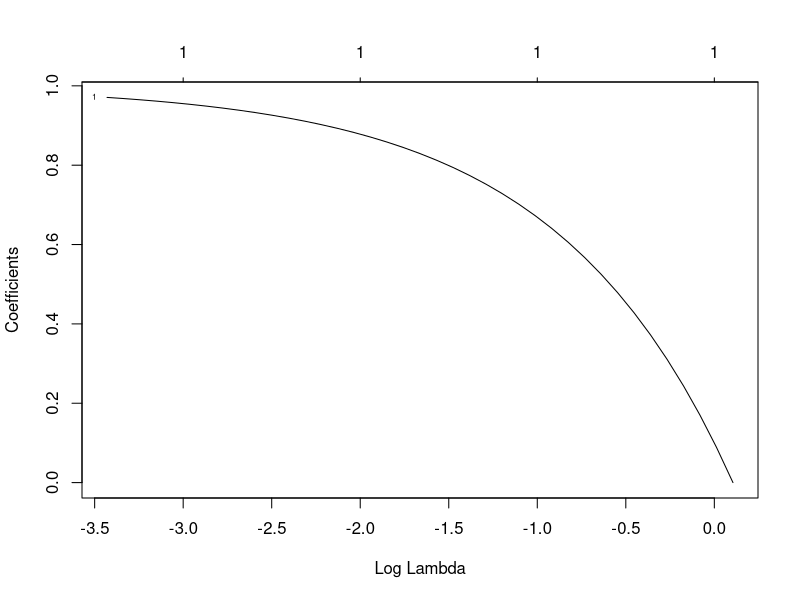
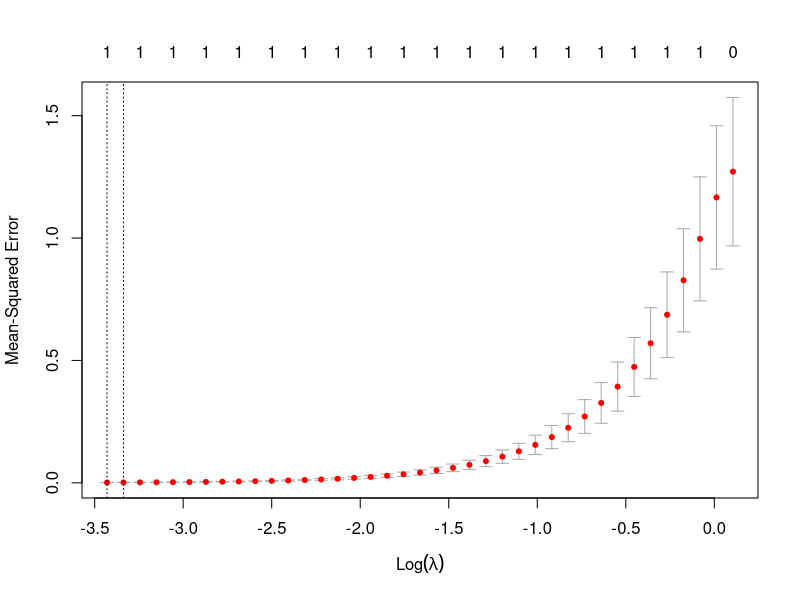
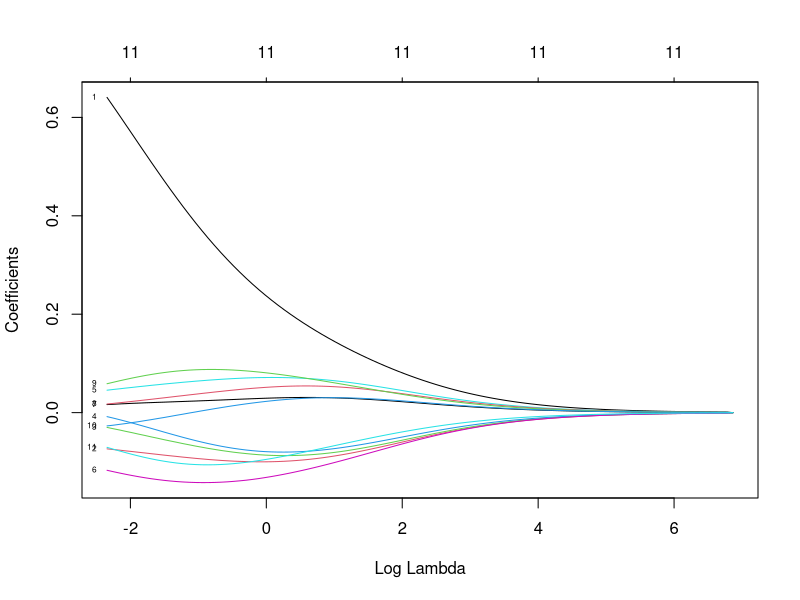
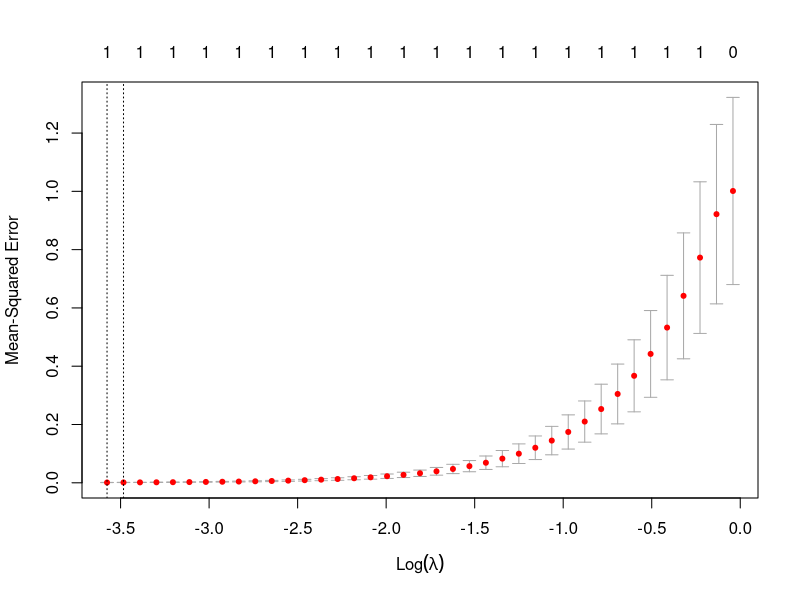

Source code (R) for these figures, in order:
## ---- chunk 1
setwd("~/OneDrive - University of New Haven/Fall 2022/BANL 6320-Supervised Machine Learning/Module 3")
mtdata <- mtcars
#Standardize data
data.std<- scale(mtdata)
#partition data into training and test(validation) subsets
set.seed(1905)
split <- sample(nrow(data.std),nrow(data.std)*0.75) #75-25 split is used.
mtdata.train <- as.data.frame(data.std[split,])
mtdata.test <- as.data.frame(data.std[-split,])
dim(mtdata.train)

## ---- chunk 2
dim(mtdata.train)
## ---- chunk 3
#training the model
lr.model <- lm(mpg~ ., data = mtdata.train)
summary(lr.model)
## ---- chunk 4
pred.lm.mpg <- predict(lr.model,mtdata.test)
pred.lm.mpg <- data.frame(pred.lm.mpg)
str(mtdata.test)
## ---- chunk 5
mtdata.test
## ---- chunk 6
#ModelPerformance
lm.error <- as.matrix(pred.lm.mpg- mtdata.test[,1])
lm.sq.error <- lm.error^2
meansqerror <- mean(lm.sq.error)
meanabserror <- mean(abs(lm.error))
rsquare <- cor(pred.lm.mpg , mtdata.test[,1])^2
meanabspererror <- mean (abs(lm.error/mtdata.test[,1]))

linmod.per <- data.frame(rsquare,meanabserror,meanabspererror)
linmod.per <-round(linmod.per,digits = 3)
colnames(linmod.per) <- c("Rsquare", "MAE", "MAPE")
rownames(linmod.per) <- "Results"
linmod.per
## ---- chunk 7
#Split data into train and test datasets
set.seed(2905)
split2 <- sample(nrow(data.std),nrow(data.std)*0.75)
x.lassotrain<- as.matrix(data.std)[split2,]
x.lassotest<- as.matrix(data.std)[-split2,]
y.lassotrain<- data.std[split2, "mpg"]
y.lassotest<- data.std[-split2, "mpg"]
nrow(data.std)
## ---- chunk 8
#Initial Lasso model with alpha=1
library(glmnet)
lasso.mpg<- glmnet(x=x.lassotrain, y=y.lassotrain, family = "gaussian", alpha = 1)
plot(lasso.mpg, xvar = "lambda", label=TRUE)
## ---- chunk 9
#Cross Validation in LASSO (Training the Lasso model for best lambda)
cv.lasso <- cv.glmnet(x=x.lassotrain, y=y.lassotrain, family = "gaussian", nfolds = 10)
## ---- chunk 10
cvplot<-plot(cv.lasso)
## ---- chunk 11
best.lambda.lasso <- cv.lasso$lambda.min
#test the Lasso model
#best.lasso.model <- glmnet(newx = x.test, y.test, alpha = 0, lambda = best.lambda)
#coef(best.lasso.model)
#predictions
pred.lasso.mpg <- predict(lasso.mpg, newx = x.lassotest, s=best.lambda.lasso)
pred.lasso.mpg <- data.frame(as.numeric(pred.lasso.mpg))
pred.lasso.mpg
## ---- chunk 12
str(pred.lasso.mpg)
## ---- chunk 13
#ModelPerformance lasso
lasso.error <- as.matrix(pred.lasso.mpg- y.lassotest)
lasso.sq.error <- lasso.error^2
MeanSqError <- mean(lasso.sq.error)
MeanAbsError <- mean(abs(lasso.error))
Rsquare <- cor(pred.lasso.mpg , y.lassotest)^2
MeanAbsPerError <- mean (abs(lasso.error/y.lassotest))

lasso.per <- data.frame(Rsq=Rsquare,MAE=MeanAbsError,MAPE= MeanAbsPerError, BestLambda=best.lambda.lasso)
colnames(lasso.per) <- c("Rsquare", "MAE", "MAPE", "Best L")
rownames(lasso.per) <- "Results"
lasso.per <-round(lasso.per,digits = 4)
lasso.per

## ---- chunk 14
#Split data into train and test datasets
set.seed(3905)
split3 <- sample(nrow(data.std),nrow(data.std)*0.7)
x.ridgetrain<- as.matrix(data.std)[split3,]
x.ridgetest<- as.matrix(data.std)[-split3,]
y.ridgetrain<- data.std[split3, "mpg"]
y.ridgetest<- data.std[-split3, "mpg"]
nrow(x.ridgetrain)
## ---- chunk 15
#Initial Ridge model with alpha=0
ridge.mpg<- glmnet(x=x.ridgetrain, y=y.ridgetrain, family = "gaussian", alpha = 0)
plot(ridge.mpg, xvar = "lambda", label=TRUE)
## ---- chunk 16
#Cross Validation in LASSO (Training the Lasso model for best lambda)
cv.ridge <- cv.glmnet(x=x.ridgetrain, y=y.ridgetrain, family = "gaussian", nfolds = 10)
## ---- chunk 17
plot(cv.ridge)
## ---- chunk 18
best.lambda.ridge <- cv.ridge$lambda.min
#predictions
pred.ridge.mpg <- predict(ridge.mpg, newx = x.ridgetest, s=best.lambda.ridge)
pred.ridge.mpg <- data.frame(as.numeric(pred.ridge.mpg))
pred.ridge.mpg

## ---- chunk 19
#ModelPerformance Ridge
ridge.error <- as.matrix(pred.ridge.mpg- y.ridgetest)
ridge.sq.error <- ridge.error^2
MeanSqError <- mean(ridge.sq.error)
MeanAbsError <- mean(abs(ridge.error))
Rsquare <- cor(pred.ridge.mpg , y.ridgetest)^2

MeanAbsPerError <- mean (abs(ridge.error/y.ridgetest))
ridge.per <- data.frame(Rsq=Rsquare,MAE=MeanAbsError,MAPE= MeanAbsPerError, BestLambda=best.lambda.ridge)
colnames(lasso.per) <- c("Rsquare", "MAE", "MAPE", "Best L")
rownames(lasso.per) <- "Results"
ridge.per <-round(lasso.per,digits = 4)
ridge.per
## ---- chunk 20
#training the model
step.model.b <- step(lr.model, direction = "backward")
## ---- chunk 21
step.model.f <- step(lr.model, direction = "forward")
## ---- chunk 22
#testing the model
pred.step.model.b <- predict(step.model.b,mtdata.test[,-1])
pred.step.model.b <- data.frame(pred.step.model.b)

pred.step.model.f <- predict(step.model.f,mtdata.test)
pred.step.model.f <- data.frame(pred.step.model.f)

#ModelPerformance
library(forecast)
## ---- chunk 23
step.model.error.b <- as.matrix(pred.step.model.b- mtdata.test[,1])
step.model.error.f <- as.matrix(pred.step.model.f- mtdata.test[,1])
step.model.sq.error.b <- step.model.error.b^2
step.model.sq.error.f <- step.model.error.f^2
meansqerror.b <- mean(step.model.error.b)
meansqerror.f <- mean(step.model.error.f)
meanabserror.b <- mean(abs(step.model.error.b))
meanabserror.f <- mean(abs(step.model.error.f))
rsquare.b <- cor(pred.step.model.b , mtdata.test[,1])^2
rsquare.f <- cor(pred.step.model.f , mtdata.test[,1])^2
meanabspererror.b <- mean (abs(step.model.error.b/mtdata.test[,1]))
meanabspererror.f <- mean (abs(step.model.error.f/mtdata.test[,1]))

step.model.b.per <- data.frame(rsquare.b,meanabserror.b,meanabspererror.b)
step.model.f.per <- data.frame(rsquare.f,meanabserror.f,meanabspererror.f)
step.model.b.per <-round(step.model.b.per,digits = 3)
step.model.f.per <-round(step.model.f.per,digits = 3)
colnames(step.model.b.per) <- c("Rsquare", "MAE", "MAPE")
colnames(step.model.f.per) <- c("Rsquare", "MAE", "MAPE")
rownames(step.model.b.per) <- "Results"
rownames(step.model.f.per) <- "Results"
step.model.b.per

## ---- chunk 24
step.model.f.per

## ---- chunk 25
perf.data <- rbind(linmod.per,step.model.b.per,step.model.f.per, lasso.per[,-4], ridge.per[,-4])
comparison <- as.matrix(perf.data, nrow = 4, ncol = 4, byrow = T)
colnames(comparison) <- c("Rsq", "MAE","MAPE")
rownames(comparison) <- c("Least Squares", "Stepwise-Backward","Stepwise-Forward", "Lasso", "Ridg
e")
comparison
## ---- chunk 26
#Linear
pred.lm.mpg.train <- predict(lr.model,mtdata.train)
#Stepwise
pred.step.model.b.train <- predict(step.model.b,mtdata.train[,-1])
pred.step.model.f.train <- predict(step.model.f,mtdata.train[,-1])
#Lasso
pred.lasso.mpg.train <- predict(lasso.mpg, newx = x.lassotrain, s=best.lambda.lasso)
#Ridge
pred.ridge.mpg.train <- predict(ridge.mpg, newx = x.ridgetrain, s=best.lambda.ridge)
std.train.data <- mtdata.train[,1]

RSQ_LM <-cor(pred.lm.mpg.train,mtdata.train[,1])^2
RSQ_StepBack<-cor(pred.step.model.b.train,mtdata.train[,1])^2
RSQ_StepFor<-cor(pred.step.model.f.train,mtdata.train[,1])^2
RSQ_Lasso<-cor(pred.lasso.mpg.train,y.lassotrain)^2
RSQ_Ridge<-cor(pred.ridge.mpg.train,y.ridgetrain)^2

train.comp <- data.frame(RSQ_LM,RSQ_StepBack,RSQ_StepFor,RSQ_Lasso,RSQ_Ridge)
colnames(train.comp)<-c("RSQ_LM","RSQ_StepBack","RSQ_StepFor","RSQ_Lasso","RSQ_Ridge")
train.comp <- round(train.comp,digits = 2)
train.comp

